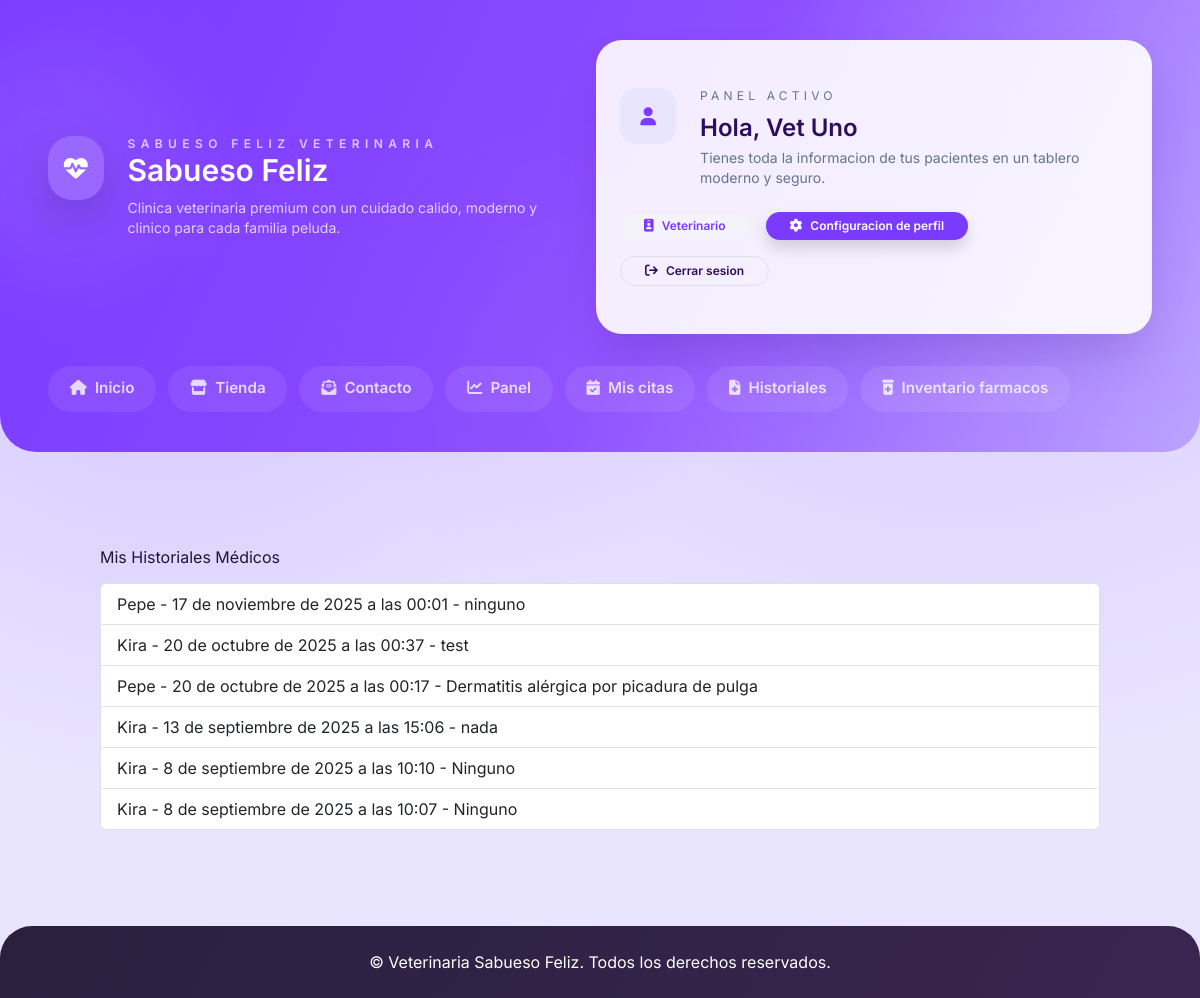
The app's page /mis_historiales/ (signed in) with its own data.
### Core/models.py (models this page shows, shortened)
class User(AbstractUser):
    ROLES = (
        ("ADMIN", "Administrador"),
        ("VET", "Veterinario"),
        ("ADMIN_OP", "Administrativo"),
        ("OWNER", "Propietario"),
    )
    rol = models.CharField(max_length=20, choices=ROLES)
    telefono = models.CharField(max_length=20, blank=True)
    direccion = models.CharField(max_length=200, blank=True)
    activo = models.BooleanField(default=True)
    avatar = models.ImageField(upload_to="avatars/", blank=True, null=True)
    especialidad = models.CharField(max_length=100, blank=True)  # para veterinarios
    sucursal = models.ForeignKey(
        Sucursal,
        on_delete=models.SET_NULL,
        null=True,
        blank=True,
        related_name="usuarios",
    )

class HistorialMedico(models.Model):
    paciente = models.ForeignKey(Paciente, on_delete=models.CASCADE)
    veterinario = models.ForeignKey(User, limit_choices_to={"rol": "VET"}, on_delete=models.SET_NULL, null=True)
    fecha = models.DateTimeField(auto_now_add=True)
    diagnostico = models.TextField()
    tratamiento = models.TextField()
    notas = models.TextField(blank=True)
    peso = models.DecimalField(max_digits=5, decimal_places=2, blank=True, null=True)
    temperatura = models.DecimalField(max_digits=4, decimal_places=1, blank=True, null=True)
    examenes = models.TextField(blank=True)
    imagenes = models.ImageField(upload_to="historial_medico/", blank=True, null=True)
    proximo_control = models.DateField(blank=True, null=True)
    sin_proximo_control = models.BooleanField(default=False)
    cita = models.OneToOneField(
        "Cita",
        on_delete=models.SET_NULL,
        null=True,
        blank=True,
        related_name="historial_medico",
    )

class Paciente(models.Model):
    nombre = models.CharField(max_length=100)
    especie = models.CharField(max_length=50)
    raza = models.CharField(max_length=50, blank=True)
    sexo = models.CharField(max_length=10)
    fecha_nacimiento = models.DateField()
    propietario = models.ForeignKey(Propietario, on_delete=models.CASCADE)
    vacunas = models.TextField(blank=True)
    alergias = models.TextField(blank=True)
    foto = models.ImageField(upload_to="pacientes/", blank=True, null=True)

### Core/views.py (the view)
# urls.py: path('mis_historiales/', views.mis_historiales, name='mis_historiales'),
@login_required
def mis_historiales(request):
    if request.user.rol != "VET":
        messages.error(request, "No tienes permiso para ver esta página.")
        return redirect("dashboard")
    historiales = HistorialMedico.objects.filter(veterinario=request.user).order_by(
        "-fecha"
    )
    return render(request, "core/mis_historiales.html", {"historiales": historiales})

### Core/templates/core/mis_historiales.html (shortened to what this page needs)
{% extends "core/base.html" %}
{% block content %}
<h2>Mis Historiales Médicos</h2>
<ul class="list-group mt-3">
    {% for hist in historiales %}
        <li class="list-group-item">
            {{ hist.paciente.nombre }} - {{ hist.fecha }} - {{ hist.diagnostico }}
        </li>
    {% empty %}
        <li class="list-group-item">No hay historiales médicos asignados</li>
    {% endfor %}
</ul>
{% endblock %}

### Core/templates/core/base.html (shortened to what this page needs)
<!DOCTYPE html>
<html lang="es">
<head>
    <script src="https://cdn.tailwindcss.com"></script>
    <link href="https://cdn.jsdelivr.net/npm/bootstrap@5.3.2/dist/css/bootstrap.min.css" rel="stylesheet">
    <link href="https://cdn.jsdelivr.net/npm/bootstrap-icons@1.11.1/font/bootstrap-icons.css" rel="stylesheet">
    <link href="https://cdnjs.cloudflare.com/ajax/libs/font-awesome/6.4.0/css/all.min.css" rel="stylesheet">
</head>
<body class="min-h-screen">
    {% include "core/partials/header.html" %}
    <main class="{% block main_class %}container my-5{% endblock %}">
        {% block content %}{% endblock %}
    </main>
    <footer class="footer">
        &copy; {{ now|date:"Y" }} Veterinaria Sabueso Feliz. Todos los derechos reservados.
    </footer>
</body>
</html>

### Core/templates/core/partials/header.html (shortened to what this page needs)
{% with current=request.resolver_match.url_name %}
<header class="relative overflow-hidden text-white rounded-b-[36px]" style="background: linear-gradient(115deg, #7A3AFF 0%, #8D4DFF 55%, #C7B8FF 110%);">
    <div class="absolute inset-0 opacity-70">
        <div class="absolute -left-16 top-10 h-56 w-56 rounded-full bg-white/15 blur-3xl"></div>
        <div class="absolute bottom-[-60px] left-1/2 h-64 w-64 -translate-x-1/2 rounded-full bg-white/10 blur-[110px]"></div>
    </div>
    <div class="relative z-10 mx-auto max-w-6xl px-4 sm:px-6 lg:px-8 py-10">
        <div class="flex flex-col gap-8">
            <div class="flex flex-col gap-6 lg:flex-row lg:items-center lg:justify-between">
                <div class="flex items-start gap-4">
                    <div class="flex h-16 w-16 items-center justify-center rounded-3xl bg-white/15 text-white text-2xl shadow-lg shadow-[#2B0E66]/30">
                        <i class="fas fa-heart-pulse"></i>
                    </div>
                    <div>
                        <p class="text-xs font-semibold uppercase tracking-[0.45em] text-white/70">Sabueso Feliz Veterinaria</p>
                        <a href="{% url 'landing' %}" class="text-3xl font-semibold leading-tight text-white hover:text-white/90 transition">
                            Sabueso Feliz
                        </a>
                        <p class="mt-2 text-sm text-white/75 max-w-lg">
                            Clinica veterinaria premium con un cuidado calido, moderno y clinico para cada familia peluda.
                        </p>
                    </div>
                </div>
                {% if request.user.is_authenticated %}
                    <div class="w-full lg:w-auto">
                        <div class="rounded-[26px] bg-white/90 px-6 py-5 text-slate-900 shadow-2xl shadow-[#2B0E66]/20">
                            <div class="flex items-start gap-4">
                                <div class="flex h-14 w-14 items-center justify-center rounded-2xl bg-[#E9E4FF] text-[#7A3AFF] text-lg">
                                    <i class="fas fa-user"></i>
                                </div>
                                <div class="flex-1">
                                    <p class="text-xs uppercase tracking-[0.35em] text-slate-500">Panel activo</p>
                                    <p class="mt-2 text-2xl font-semibold text-[#2E0E5C]">Hola, {{ request.user.get_full_name|default:request.user.username }}</p>
                                    <p class="mt-1 text-sm text-slate-500">Tienes toda la informacion de tus pacientes en un tablero moderno y seguro.</p>
                                </div>
                            </div>
                            <div class="mt-4 flex flex-wrap items-center gap-3">
                                <span class="inline-flex items-center gap-2 rounded-full bg-[#F4F3F9] px-4 py-1 text-xs font-semibold text-[#7A3AFF]">
                                    <i class="fas fa-id-badge text-[0.8rem]"></i>
                                    {{ request.user.get_rol_display }}
                                </span>
                                <a href="{% url 'configuracion_perfil' %}" class="inline-flex items-center gap-2 rounded-full bg-[#7A3AFF] px-4 py-1.5 text-xs font-semibold text-white shadow hover:opacity-90">
                                    <i class="fas fa-gear text-[0.8rem]"></i>
                                    Configuracion de perfil
                                </a>
                                <a href="{% url 'logout' %}" class="inline-flex items-center gap-2 rounded-full border border-[#C7B8FF] px-4 py-1.5 text-xs font-semibold text-[#2E0E5C] transition hover:bg-[#F4F3F9]">
                                    <i class="fas fa-arrow-right-from-bracket text-[0.8rem]"></i>
                                    Cerrar sesion
                                </a>
                            </div>
                        </div>
                    </div>
                {% endif %}
            </div>
            <nav class="eva-nav">
                <a href="{% url 'landing' %}" class="eva-nav-link {% if current == 'landing' %}active{% endif %}">
                    <i class="fas fa-home mr-2"></i>Inicio
                </a>
                <a href="{% url 'tienda' %}" class="eva-nav-link {% if current == 'tienda' or current == 'detalle_producto' %}active{% endif %}">
                    <i class="fas fa-store mr-2"></i>Tienda
                </a>
                <a href="{% url 'contacto' %}" class="eva-nav-link {% if current == 'contacto' %}active{% endif %}">
                    <i class="fas fa-envelope-open-text mr-2"></i>Contacto
                </a>
                {% if request.user.is_authenticated %}
                    <a href="{% url 'dashboard' %}" class="eva-nav-link {% if current == 'dashboard' %}active{% endif %}">
                        <i class="fas fa-chart-line mr-2"></i>Panel
                    </a>
                    {% if request.user.rol == "ADMIN" %}
                        <a href="{% url 'dashboard_veterinarios' %}" class="eva-nav-link {% if current == 'dashboard_veterinarios' %}active{% endif %}">
                            <i class="fas fa-user-md mr-2"></i>Equipo
                        </a>
                        <a href="{% url 'admin_productos_list' %}" class="eva-nav-link {% if current == 'admin_productos_list' %}active{% endif %}">
                            <i class="fas fa-box-open mr-2"></i>Inventario
                        </a>
                    {% elif request.user.rol == "ADMIN_OP" %}
                        <a href="{% url 'dashboard_veterinarios' %}" class="eva-nav-link {% if current == 'dashboard_veterinarios' %}active{% endif %}">
                            <i class="fas fa-user-md mr-2"></i>Equipo
                        </a>
                    {% elif request.user.rol == "VET" %}
                        <a href="{% url 'mis_citas' %}" class="eva-nav-link {% if current == 'mis_citas' or current == 'detalle_cita' %}active{% endif %}">
                            <i class="fas fa-calendar-check mr-2"></i>Mis citas
                        </a>
                        <a href="{% url 'historial_medico_vet' %}" class="eva-nav-link {% if current == 'historial_medico_vet' or current == 'detalle_historial' %}active{% endif %}">
                            <i class="fas fa-file-medical mr-2"></i>Historiales
                        </a>
                        <a href="{% url 'inventario_farmacos_veterinario' %}" class="eva-nav-link {% if current == 'inventario_farmacos_veterinario' %}active{% endif %}">
                            <i class="fas fa-prescription-bottle-medical mr-2"></i>Inventario farmacos
                        </a>
                    {% endif %}
                {% endif %}
            </nav>
        </div>
    </div>
</header>
{% endwith %}

### Core/templates/core/base.html (style rules this page uses)
:root { --eva-violeta: #7A3AFF; --eva-purpura: #8D4DFF; --eva-lila: #C7B8FF; --eva-lila-light: #E9E4FF; --eva-white: #FFFFFF; --eva-gray: #F4F3F9; --eva-dark: #201533; }
body { font-family: 'Inter', sans-serif; min-height: 100vh; background: radial-gradient(circle at 15% 20%, rgba(138, 93, 255, 0.25), transparent 45%), radial-gradient(circle at 80% 0%, rgba(122, 58, 255, 0.2), transparent 55%), var(--eva-lila-light); color: var(--eva-dark); }
main { padding: clamp(2rem, 4vw, 3.5rem) 1.25rem; }
.footer { background: linear-gradient(120deg, rgba(32, 21, 51, 0.95), rgba(48, 27, 71, 0.95)); color: #fff; padding: 24px 0; text-align: center; border-top-left-radius: 32px; border-top-right-radius: 32px; }
.eva-nav { display: flex; flex-wrap: wrap; gap: 0.75rem; }
.eva-nav-link { border-radius: 999px; padding: 0.65rem 1.3rem; font-weight: 600; font-size: 0.95rem; color: rgba(255, 255, 255, 0.78); border: 1px solid transparent; background-color: rgba(255, 255, 255, 0.08); transition: background 0.3s ease, color 0.3s ease, box-shadow 0.3s ease; }

### records on screen
User: user.get_full_name "Vet Uno", user.rol "Veterinario"
HistorialMedico: paciente.nombre "Pepe", fecha "17 de noviembre de 2025 a las 00:01", diagnostico "ninguno"
HistorialMedico: paciente.nombre "Kira", fecha "20 de octubre de 2025 a las 00:37", diagnostico "test"
HistorialMedico: paciente.nombre "Pepe", fecha "20 de octubre de 2025 a las 00:17", diagnostico "Dermatitis alérgica por picadura de pulga"
HistorialMedico: paciente.nombre "Kira", fecha "13 de septiembre de 2025 a las 15:06", diagnostico "nada"
HistorialMedico: paciente.nombre "Kira", fecha "8 de septiembre de 2025 a las 10:10", diagnostico "Ninguno"
HistorialMedico: paciente.nombre "Kira", fecha "8 de septiembre de 2025 a las 10:07", diagnostico "Ninguno"
